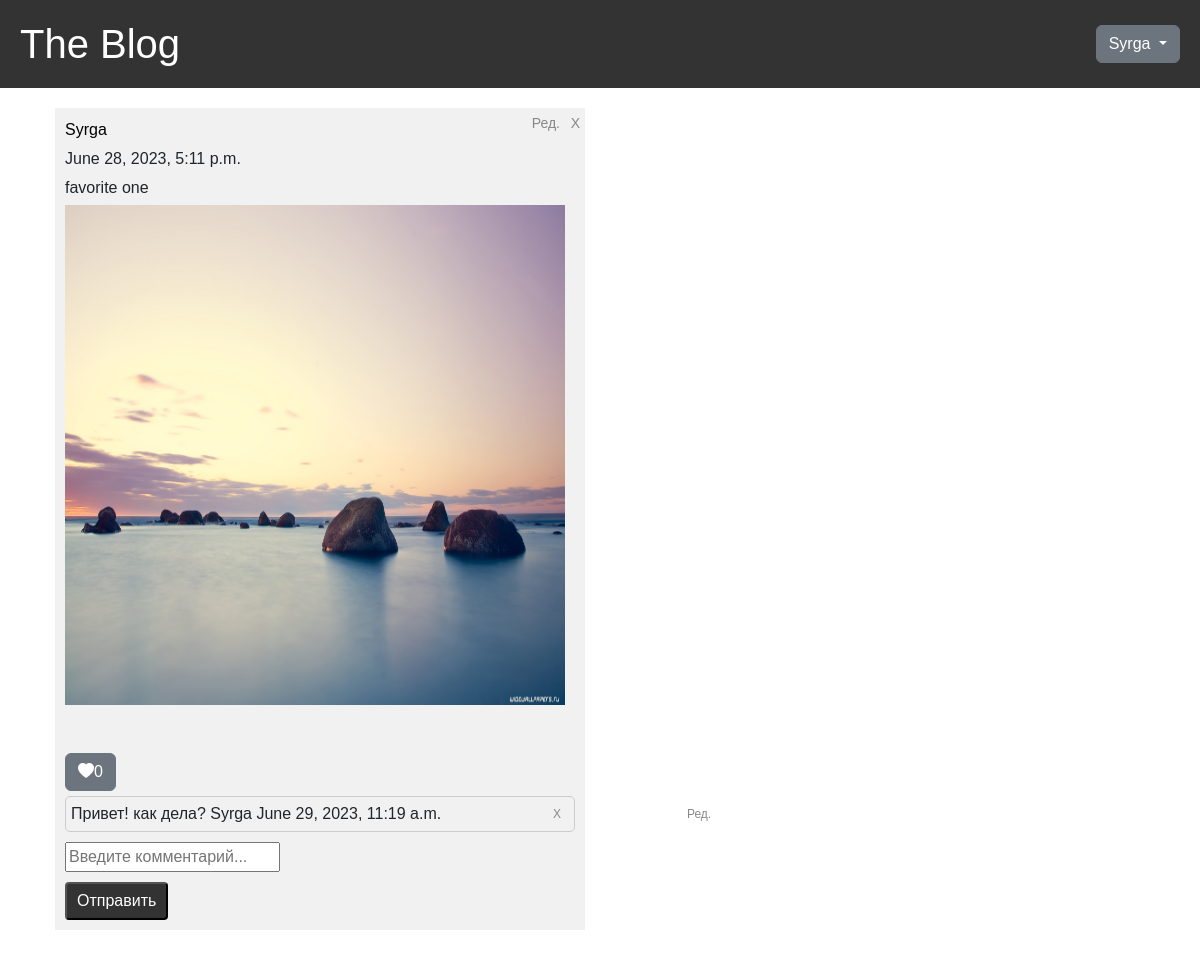
Page /Daily_posts/post_page/6/ (signed in) on the committed database.
### Daily_posts/models.py (models this page shows)
class NewPost(models.Model):
    author = models.ForeignKey(User, on_delete=models.CASCADE, default=1)
    text = models.CharField(max_length=1000)
    image = models.ImageField(upload_to='images/', null=True)
    created_at = models.DateTimeField(default=timezone.now)
    no_of_likes = models.IntegerField(default=0)

class PostComment(models.Model):
    post = models.ForeignKey('NewPost', related_name="post_comments", null=True, on_delete=models.CASCADE)
    author = models.ForeignKey(User, on_delete=models.CASCADE, default=1)
    text = models.CharField(max_length=200)
    created_at = models.DateTimeField(default=timezone.now)

### Daily_posts/views.py (the view)
# urls.py: path('post_page/<int:post_id>/', views.post_page, name='post_page'),
@csrf_exempt
@login_required(login_url=reverse_lazy('login'))
def post_page(request, post_id):
    post = NewPost.objects.filter(id=post_id).first()
    post_comments = PostComment.objects.filter(post_id=post_id).all()
    if request.method == 'POST':
        form = Comments(request.POST)
        if form.is_valid():
            new_comment = form.save(commit=False)
            new_comment.post_id = post_id
            new_comment.author = request.user
            new_comment.save()
            return redirect('post_page', post_id=post_id)
    else:
        form = Comments()
    context = {'post': post, 'post_comments': post_comments, 'form': form}
    return render(request, 'post_page.html', context)

### Daily_posts/forms.py
class Comments(forms.ModelForm):
    class Meta:
        model = PostComment
        fields = '__all__'

### templates/post_page.html (shortened to what this page needs)
<!DOCTYPE html>
<html>
<head>
    {% load static %}
    <link rel="stylesheet" href="{% static 'bootstrap/css/bootstrap.min.css' %} " type="text/css">
    <link rel="stylesheet" href="{% static 'bootstrap/css/bootstrap-icons.css' %} " type="text/css">
    <link rel="stylesheet" href="{% static 'bootstrap/css/general_style.css' %} " type="text/css">
</head>
<body>
    <header class="header">
        <a href="/Daily_posts/home/" style="color: white"><h1>The Blog</h1></a>
        <div class="user-actions">
            {% if request.user.is_authenticated %}
                <form method="post" action="/users/login/">
                    <div class="btn-group dropleft">
                        <button type="button" class="btn btn-secondary dropdown-toggle" data-toggle="dropdown" aria-haspopup="true" aria-expanded="false">
                            {{ request.user.username }}
                        </button>
                    </div>
                </form>
            {% else %}
            <a href="/users/login/">Войти</a>
            <a href="/users/registration/">Регистрация</a>
            {% endif %}
        </div>
    </header>
        <div class="main-content">
            <div class="post">
                <a href="/users/profile/{{ post.author }}/">{{ post.author }}</a>
                <p> {{ post.created_at }} </p>
                <p>{{ post.text }}</p>
                <img src="http://127.0.0.1:8000/Daily_posts{{ post.image.url }}" alt="Изображение поста"></img>
                <a href="/Daily_posts/edit_post/{{ post.id }}/" class="edit-post-button"></a>
                <a href="/Daily_posts/remove_post/{{ post.id }}/" class="delete-post-button"></a><br>
                <br>
                <div class="like-form">
                    {% if user.is_authenticated %}
                    <form method="POST" action="http://127.0.0.1:8000/Daily_posts/post_page/{{ post.id }}/">
                        {% if liked %}
                            <button type="submit" class="btn btn-outline-danger"><i class="bi bi-heart-fill"></i>{{  post.no_of_likes }}</button>
                        {% else %}
                            <button type="submit" class="btn btn-secondary"><i class="bi bi-heart-fill"></i>{{  post.no_of_likes }}</button>
                        {% endif %}
                    </form>
                    {% else %}
                        <a class="btn btn-outline-info" href="/users/login/">Войдите в аккаунт</a>
                    {% endif %}
                </div>
                {% for post_comment in post_comments %}
                     <p class="comment">
                         {{ post_comment.text }} {{ post_comment.author.username }} {{ post_comment.created_at }}
                             <a href="/Daily_posts/edit_comment/{{ post.id }}/{{ post_comment.id }}/" class="edit-comment-button">Ред.</a>
                             <a href="/Daily_posts/remove_comment/{{ post.id }}/{{ post_comment.id }}/" class="delete-comment-button"></a>
                     </p>
                {% endfor %}
                <div class="create-comment-form" style="display: block;">
                    <form method="POST" action="http://127.0.0.1:8000/Daily_posts/post_page/{{ post.id }}/">
                        <input type="text" name="text" placeholder="Введите комментарий..." class="comment-input">
                        <input type="submit" value="Отправить" class="submit-comment-button">
                    </form>
                </div>
            </div>
        </div>
</body>
</html>

### rows in the picture
NewPost: author "Syrga", created_at "June 28, 2023, 5:11 p.m.", text "favorite one", image (picture), no_of_likes "0"
PostComment: text "Привет! как дела?", author.username "Syrga", created_at "June 29, 2023, 11:19 a.m."

### other values in the picture
{{ request.user.username }} "Syrga"
